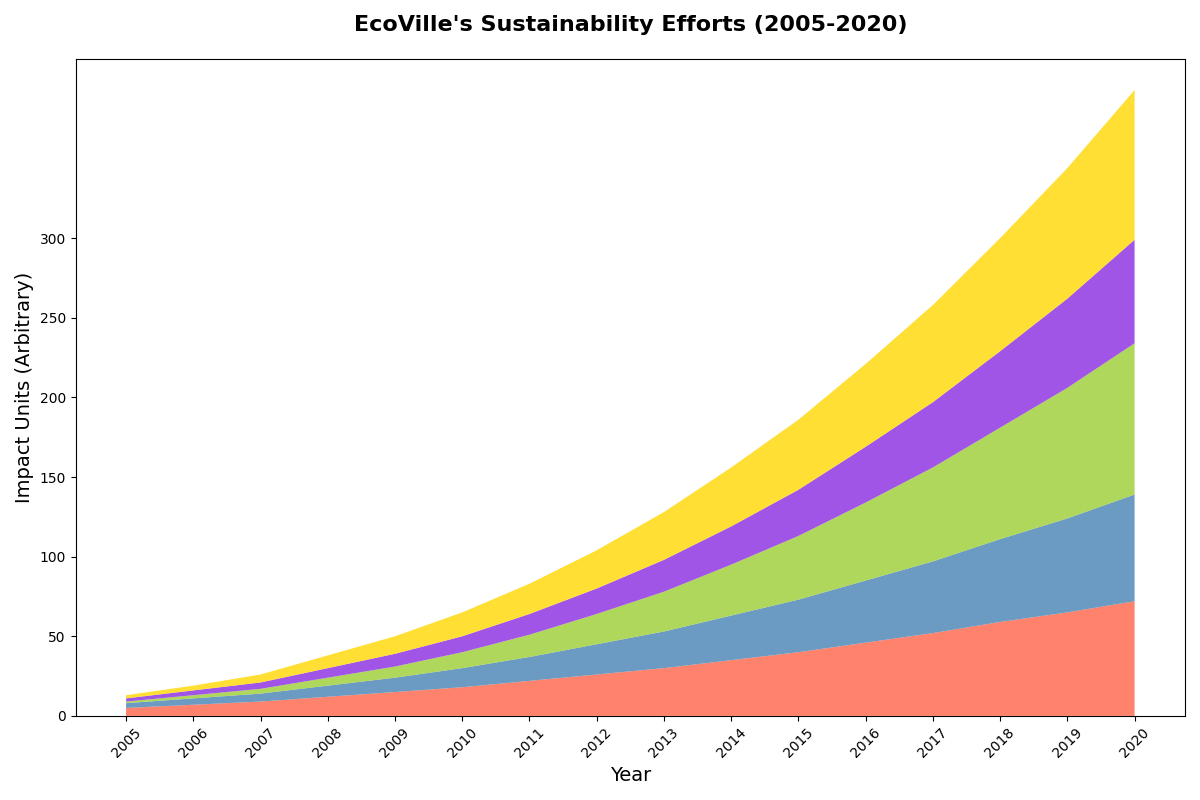

The script that drew this image:
import matplotlib.pyplot as plt
import numpy as np

years = np.arange(2005, 2021)

waste_reduction = [5, 7, 9, 12, 15, 18, 22, 26, 30, 35, 40, 46, 52, 59, 65, 72]
water_conservation = [3, 4, 5, 7, 9, 12, 15, 19, 23, 28, 33, 39, 45, 52, 59, 67]
green_energy = [1, 2, 3, 5, 7, 10, 14, 19, 25, 32, 40, 49, 59, 70, 82, 95]
community_awareness = [2, 3, 4, 6, 8, 10, 13, 16, 20, 24, 29, 35, 41, 48, 56, 65]
urban_greenery = [2, 3, 5, 8, 11, 15, 19, 24, 30, 37, 44, 52, 61, 71, 82, 94]

sustainability_efforts = np.vstack([
    waste_reduction, water_conservation, green_energy, community_awareness, urban_greenery
])

fig, ax = plt.subplots(figsize=(12, 8))

# Change the colors to a new set
ax.stackplot(years, sustainability_efforts, 
             colors=['#FF6347', '#4682B4', '#9ACD32', '#8A2BE2', '#FFD700'], alpha=0.8)

ax.set_title("EcoVille's Sustainability Efforts (2005-2020)", fontsize=16, fontweight='bold', pad=20)
ax.set_xlabel('Year', fontsize=14)
ax.set_ylabel('Impact Units (Arbitrary)', fontsize=14)

ax.set_xticks(np.arange(2005, 2021, 1))
ax.set_yticks(np.arange(0, 301, 50))

plt.xticks(rotation=45)

plt.tight_layout()

plt.show()
